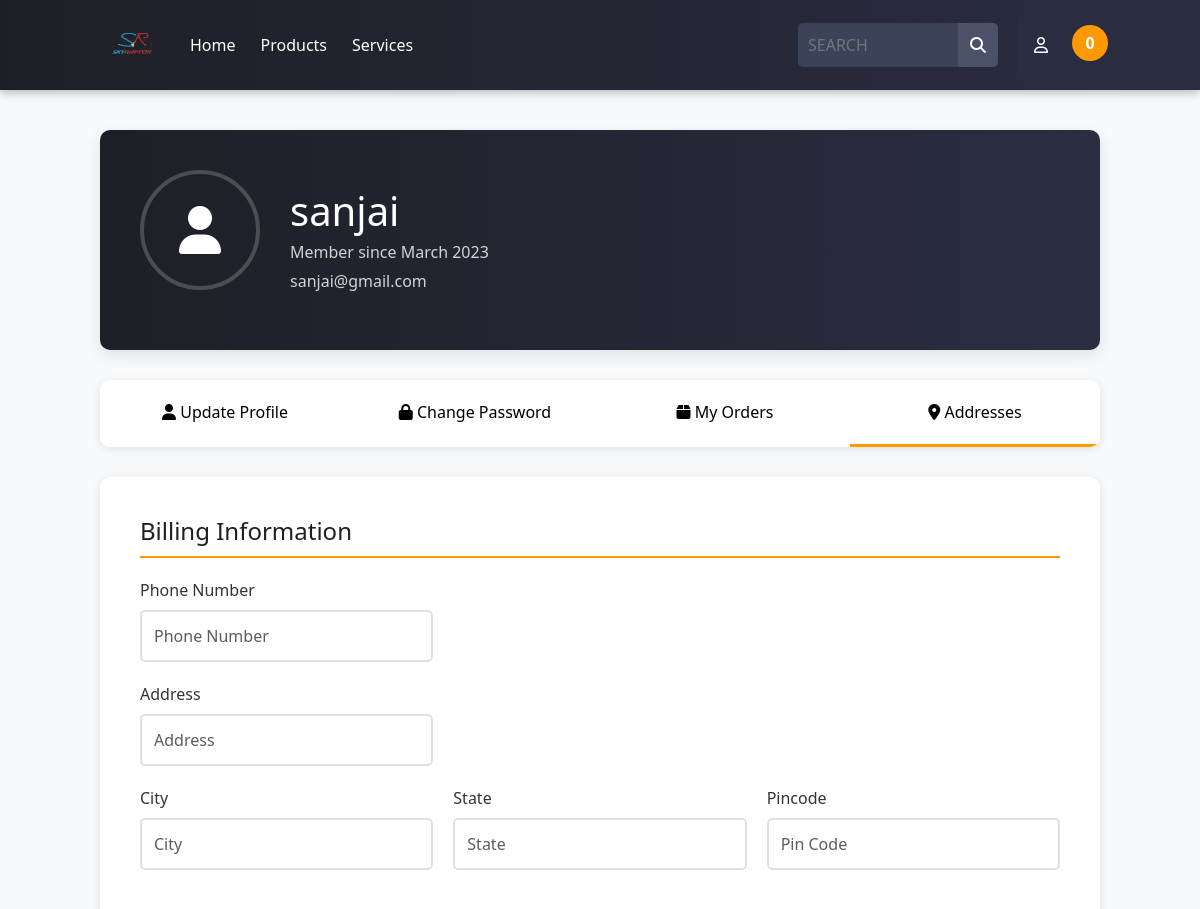
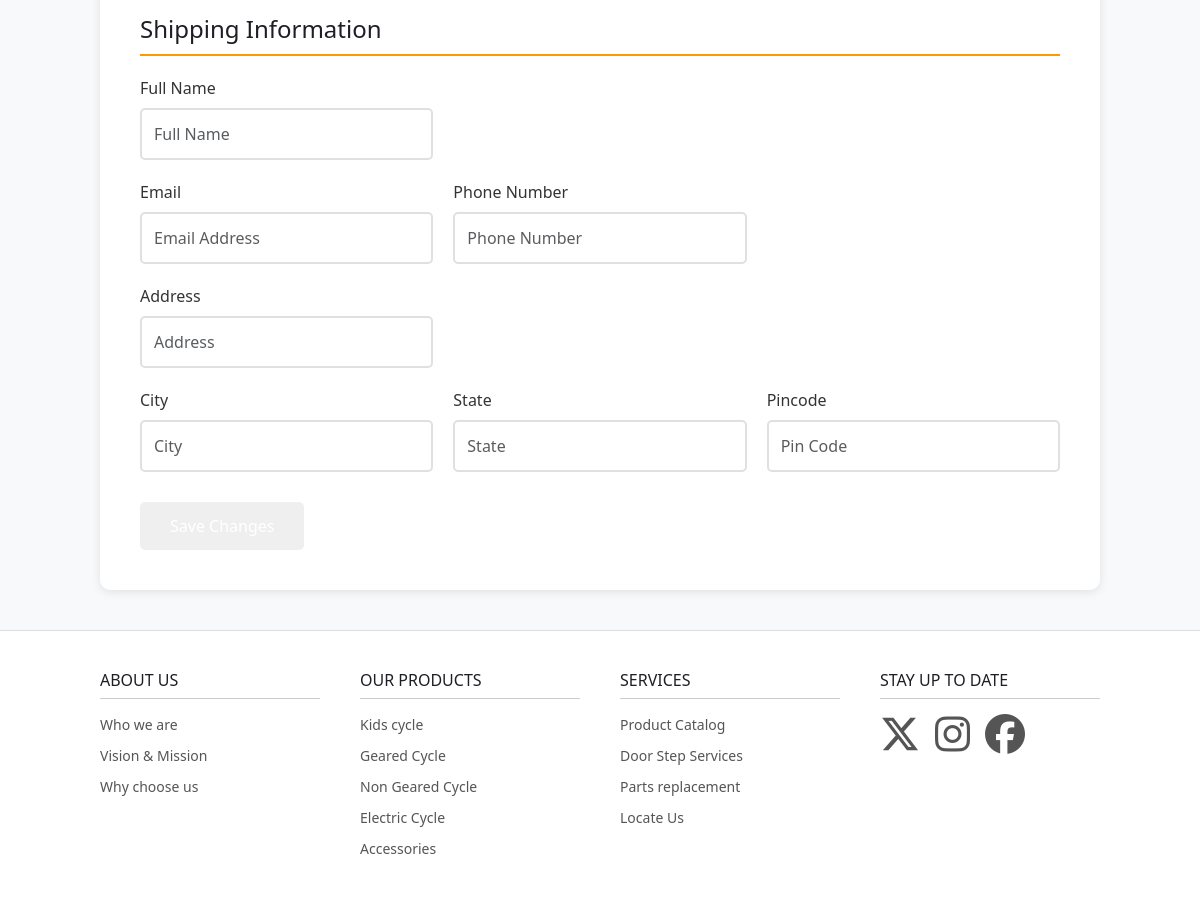
/update_info/ (signed in), run on an earlier commit of the app's database (2 pictures, top to bottom).
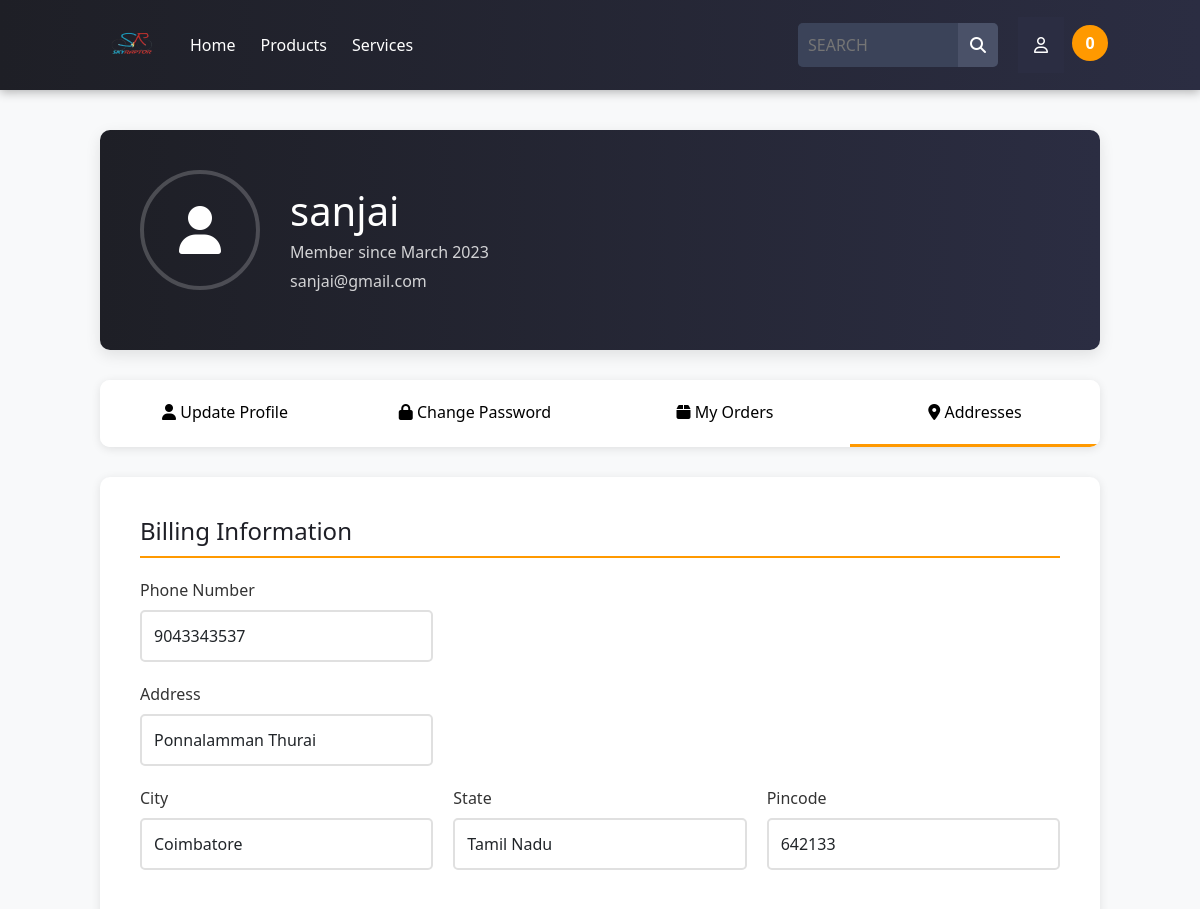
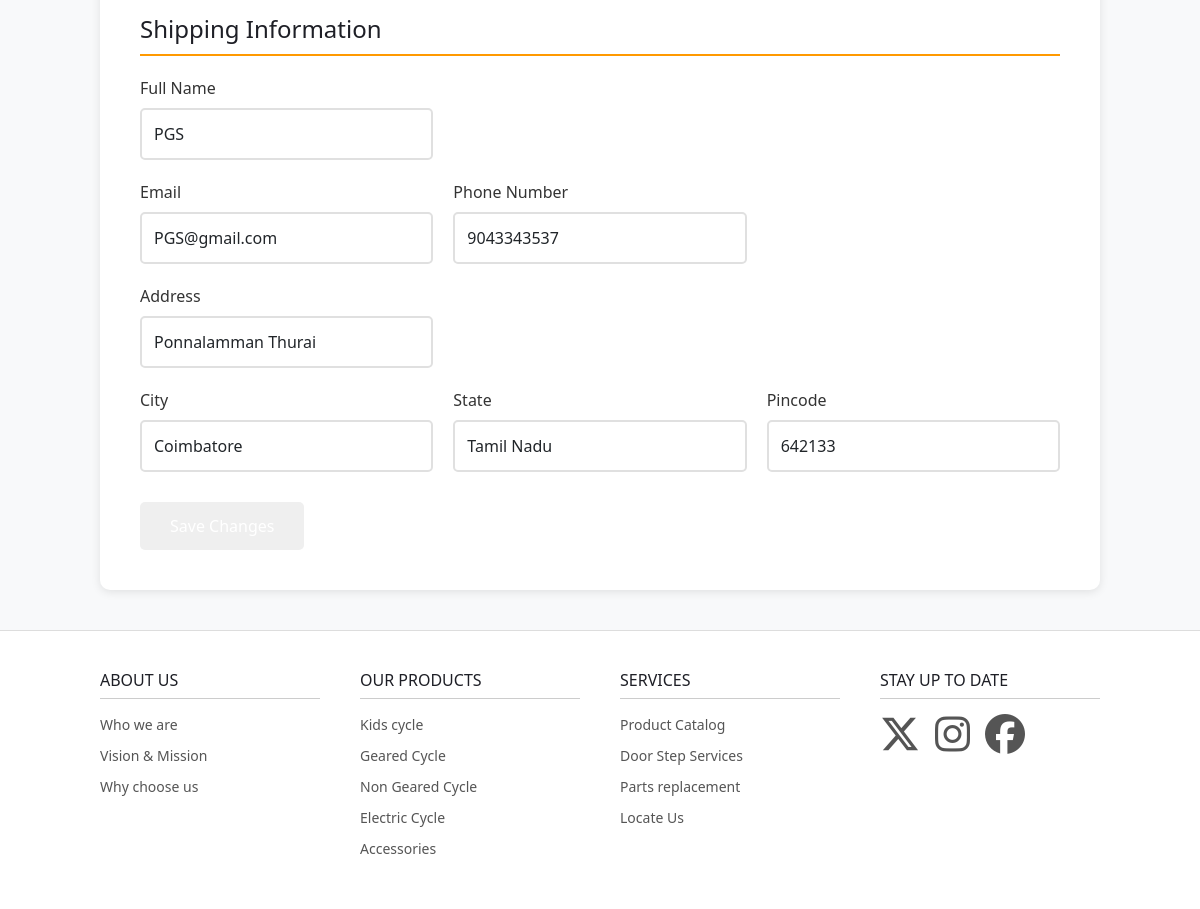
And on a later commit of the database (2 pictures, top to bottom).
### skyraptor/models.py (models this page shows, shortened)
class Profile(models.Model):
    user = models.OneToOneField(User, on_delete=models.CASCADE)
    date_modified = models.DateTimeField(user, auto_now=True)
    phone = models.CharField(max_length=13, blank=True, null=True)
    Address = models.CharField(max_length=200, blank=True, null=True)
    city = models.CharField(max_length=50, blank=True, null=True)
    state = models.CharField(max_length=50, blank=True, null=True)
    pin_code = models.CharField(max_length=6, blank=True, null=True)
    old_cart = models.CharField(max_length=1000, blank=True, null=True)

### payment/models.py (models this page shows, shortened)
class ShippingAddress(models.Model):
    user = models.ForeignKey(User, on_delete=models.CASCADE, null=True, blank=True)
    shipping_name = models.CharField(max_length=255)
    shipping_email = models.CharField(max_length=255)
    shipping_address = models.CharField(max_length=255)
    shipping_phone = models.CharField(max_length=13)
    shipping_city = models.CharField(max_length=100)
    shipping_state = models.CharField(max_length=100)
    shipping_pin_code = models.CharField(max_length=20)
    class Meta:
        verbose_name = 'Shipping Address'
        verbose_name_plural = 'Shipping Addresses'

### skyraptor/views.py (the view)
# urls.py: path('update_info/', views.update_info, name='update_info'),
def update_info(request):
    if request.user.is_authenticated:
        current_user = Profile.objects.get(user__id=request.user.id)
        shipping_user = ShippingAddress.objects.filter(user=request.user).first()
        if not shipping_user:
            shipping_user = ShippingAddress.objects.create(user=request.user)
        info_form = UserInfoForm(request.POST or None, instance=current_user)
        shipping_form = ShippingAddressForm(request.POST or None, instance=shipping_user)
        if info_form.is_valid() or shipping_form.is_valid():
            info_form.save()
            shipping_form.save()
            messages.success(request, 'Your Info has been updated successfully')
            return redirect('home')
        return render(request, 'html/update_info.html', {
            'info_form': info_form,
            'shipping_form': shipping_form
        })
    else:
        messages.success(request, 'You need to be logged in to update your profile')
        return redirect('home')

### skyraptor/froms.py
class UserInfoForm(forms.ModelForm):
    phone = forms.CharField(
        label="",
        widget=forms.TextInput(attrs={'class': 'form-control', 'placeholder': 'Phone Number'})
    )
    Address = forms.CharField(
        label="",
        widget=forms.TextInput(attrs={'class': 'form-control', 'placeholder': 'Address'})
    )
    city = forms.CharField(
        label="",
        widget=forms.TextInput(attrs={'class': 'form-control', 'placeholder': 'City'})
    )
    state = forms.CharField(
        label="",
        widget=forms.TextInput(attrs={'class': 'form-control', 'placeholder': 'State'})
    )
    pin_code = forms.CharField(
        label="",
        widget=forms.TextInput(attrs={'class': 'form-control', 'placeholder': 'Pin Code'})
    )
    class Meta:
        model = Profile
        fields = ('phone', 'Address', 'city', 'state', 'pin_code')

### cart/cart.py (called while the page is built)
    def __len__(self):
        return len(self.cart)

### cart/context_processors.py (called while the page is built)
def cart(request):
    return {'cart': Cart(request)}

### skyraptor/templates/html/update_info.html (shortened to what the changed rows need)
{% load static %}
<!DOCTYPE html>
<html lang="en">
<head>
    <link rel="stylesheet" href="{% static 'css/update_user.css' %}">
    <link href="https://cdn.jsdelivr.net/npm/bootstrap@5.3.6/dist/css/bootstrap.min.css" rel="stylesheet"
>
</head>
<body>
    <div class="profile-container">
        <div class="profile-header">
            <div style="display: flex; align-items: center; gap: 30px;">
                <div>
                    <h1>{{ user.username }}</h1>
                </div>
            </div>
        </div>
        <form method="POST" action="{% url 'update_info' %}">
            <div id="personal" class="tab-content active">
                <div class="form-section">
                    <div class="form-row">
                        <div class="form-group">
                            <label for="phone">Phone Number</label>
                            {{ info_form.phone }}
                        </div>
                    </div>
                    <div class="form-row">
                        <div class="form-group">
                            <label for="Address">Address</label>
                            {{ info_form.Address }}
                        </div>
                    </div>
                    <div class="form-row">
                        <div class="form-group">
                            <label for="city">City</label>
                            {{ info_form.city }}
                        </div>
                        <div class="form-group">
                            <label for="state">State</label>
                            {{ info_form.state }}
                        </div>
                        <div class="form-group">
                            <label for="pincode">Pincode</label>
                            {{ info_form.pin_code }}
                        </div>
                    </div>
                </div>
                <br>
                <div class="form-section">
                    <div class="form-row">
                        <div class="form-group">
                            <label for="shipping_name">Full Name</label>
                            {{ shipping_form.shipping_name }}
                        </div>
                    </div>
                    <div class="form-row">
                        <div class="form-group">
                            <label for="shipping_email">Email</label>
                            {{ shipping_form.shipping_email }}
                        </div>
                        <div class="form-group">
                            <label for="shipping_phone">Phone Number</label>
                            {{ shipping_form.shipping_phone }}
                        </div>
                    </div>
                    <div class="form-row">
                        <div class="form-group">
                            <label for="shipping_address">Address</label>
                            {{ shipping_form.shipping_address }}
                        </div>
                    </div>
                    <div class="form-row">
                        <div class="form-group">
                            <label for="shipping_city">City</label>
                            {{ shipping_form.shipping_city }}
                        </div>
                        <div class="form-group">
                            <label for="shipping_state">State</label>
                            {{ shipping_form.shipping_state }}
                        </div>
                        <div class="form-group">
                            <label for="shipping_pincode">Pincode</label>
                            {{ shipping_form.shipping_pin_code }}
                        </div>
                    </div>
                </div>
            </div>
        </form>
    </div>
</body>
</html>

What changed in the data, as far as the page shows it:
changed Profile: phone (not shown) → "9043343537"; Address (not shown) → "Ponnalamman Thurai"; city (not shown) → "Coimbatore"; state (not shown) → "Tamil Nadu"; pin_code (not shown) → "642133"
changed ShippingAddress: shipping_name (not shown) → "PGS"; shipping_email (not shown) → "PGS@gmail.com"; shipping_phone (not shown) → "9043343537"; shipping_address (not shown) → "Ponnalamman Thurai"; shipping_city (not shown) → "Coimbatore"; shipping_state (not shown) → "Tamil Nadu"; shipping_pin_code (not shown) → "642133"
